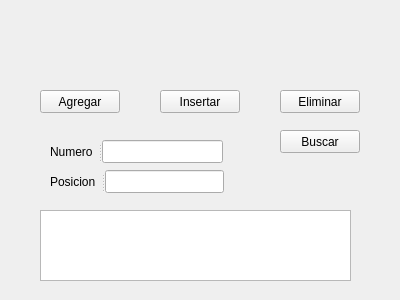
<?xml version="1.0" encoding="UTF-8"?>
<ui version="4.0">
 <class>Widget</class>
 <widget class="QWidget" name="Widget">
  <property name="geometry">
   <rect>
    <x>0</x>
    <y>0</y>
    <width>400</width>
    <height>300</height>
   </rect>
  </property>
  <property name="windowTitle">
   <string>Widget</string>
  </property>
  <widget class="QGraphicsView" name="graphicsView">
   <property name="geometry">
    <rect>
     <x>40</x>
     <y>210</y>
     <width>311</width>
     <height>71</height>
    </rect>
   </property>
  </widget>
  <widget class="QPushButton" name="Agregar">
   <property name="geometry">
    <rect>
     <x>40</x>
     <y>90</y>
     <width>80</width>
     <height>23</height>
    </rect>
   </property>
   <property name="text">
    <string>Agregar</string>
   </property>
  </widget>
  <widget class="QPushButton" name="Insertar">
   <property name="geometry">
    <rect>
     <x>160</x>
     <y>90</y>
     <width>80</width>
     <height>23</height>
    </rect>
   </property>
   <property name="text">
    <string>Insertar</string>
   </property>
  </widget>
  <widget class="QPushButton" name="Eliminar">
   <property name="geometry">
    <rect>
     <x>280</x>
     <y>90</y>
     <width>80</width>
     <height>23</height>
    </rect>
   </property>
   <property name="text">
    <string>Eliminar</string>
   </property>
  </widget>
  <widget class="QSplitter" name="splitter">
   <property name="geometry">
    <rect>
     <x>50</x>
     <y>140</y>
     <width>173</width>
     <height>23</height>
    </rect>
   </property>
   <property name="orientation">
    <enum>Qt::Horizontal</enum>
   </property>
   <widget class="QLabel" name="label">
    <property name="text">
     <string>Numero</string>
    </property>
   </widget>
   <widget class="QLineEdit" name="Agregar_2"/>
  </widget>
  <widget class="QSplitter" name="splitter_2">
   <property name="geometry">
    <rect>
     <x>50</x>
     <y>170</y>
     <width>174</width>
     <height>23</height>
    </rect>
   </property>
   <property name="orientation">
    <enum>Qt::Horizontal</enum>
   </property>
   <widget class="QLabel" name="label_2">
    <property name="text">
     <string>Posicion</string>
    </property>
   </widget>
   <widget class="QLineEdit" name="Posicion"/>
  </widget>
  <widget class="QPushButton" name="Buscar">
   <property name="geometry">
    <rect>
     <x>280</x>
     <y>130</y>
     <width>80</width>
     <height>23</height>
    </rect>
   </property>
   <property name="text">
    <string>Buscar</string>
   </property>
  </widget>
 </widget>
 <layoutdefault spacing="6" margin="11"/>
 <resources/>
 <connections/>
</ui>
